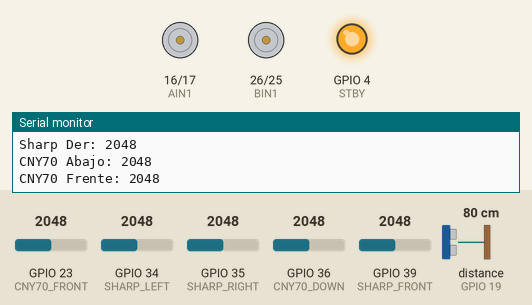
A sketch run on a simulated ESP32. On the bench: motor-driver pin pairs drawn as motors (green arrow = first pin HIGH = forward, orange = second pin HIGH = backward, longer = more drive, scaled by the enable pin, stopped while the standby pin is LOW), output pins drawn as LEDs (lit = HIGH), the last lines printed to the serial monitor. Wiring (inferred from the names in the program): ultrasonic range finder: trigger GPIO 21; echo GPIO 19. Inputs (shaded band) come from the test bench; at power-on: GPIO 23 (CNY70_FRONT) = 2048, distance to the obstacle (sensor on GPIO 19) 80 cm, GPIO 36 (CNY70_DOWN) = 2048, GPIO 34 (SHARP_LEFT) = 2048, GPIO 35 (SHARP_RIGHT) = 2048, GPIO 39 (SHARP_FRONT) = 2048. The echo pulse lasts 58.3 µs per cm; pins used as bus, display or sensor lines are not drawn.

Above: at 1.4 s.
1.5 s: GPIO 23 (CNY70_FRONT) set to 1933
At 2.8 s:
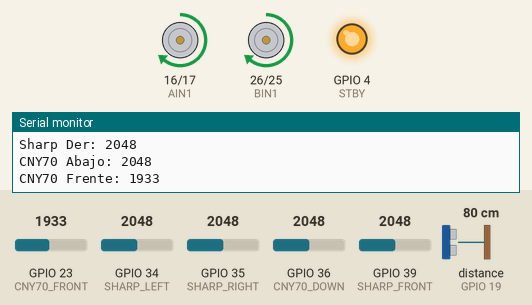
3.4 s: distance to the obstacle (sensor on GPIO 19) set to 17 cm
4.9 s: distance to the obstacle (sensor on GPIO 19) set to 13 cm
At 6.1 s:
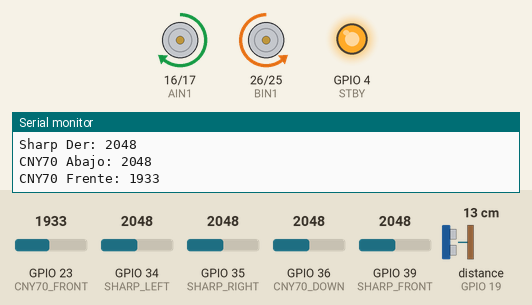
8.3 s: distance to the obstacle (sensor on GPIO 19) set to 18 cm
At 8.9 s:
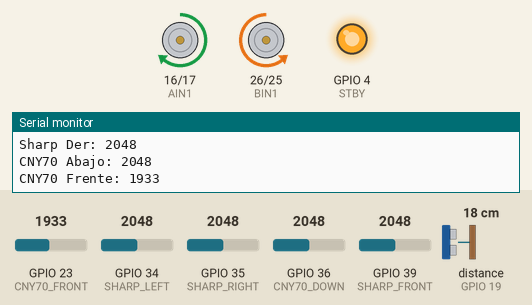
10.5 s: GPIO 36 (CNY70_DOWN) set to 1532
12.0 s: GPIO 36 (CNY70_DOWN) set to 1474
At 13.2 s:
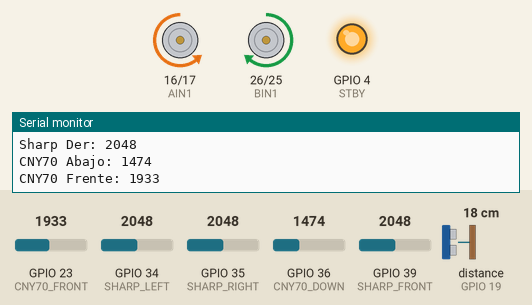
Timing chart, 0 to 16.4 s (numbered marks = the images above; inputs shaded):
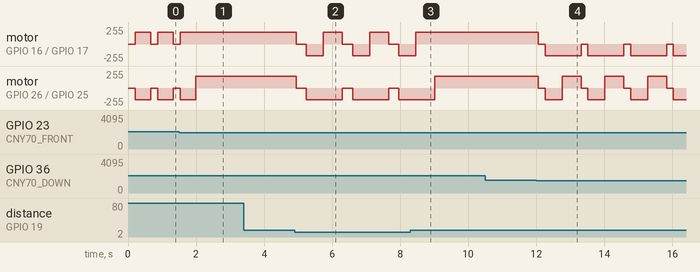

The sketch:

codigo.ino
```cpp
/*************************************************
   ROBOT ESP32 + TB6612 + HC-SR04 + CNY70 + SHARP
*************************************************/

// ========= TB6612 =========

// Motor A
#define PWMA 18
#define AIN1 16
#define AIN2 17

// Motor B
#define PWMB 5
#define BIN1 26
#define BIN2 25

// Standby
#define STBY 4


// ========= HC-SR04 =========

#define TRIG_PIN 21
#define ECHO_PIN 19


// ========= SENSORES SHARP =========

// Frente
#define SHARP_FRONT 39

// Izquierda
#define SHARP_LEFT 34

// Derecha
#define SHARP_RIGHT 35


// ========= SENSORES CNY70 =========

// Abajo
#define CNY70_DOWN 36

// Frente
#define CNY70_FRONT 23


// ========= PWM =========

#define PWM_FREQ 1000
#define PWM_RESOLUTION 8

#define CHANNEL_A 0
#define CHANNEL_B 1


// =====================================================
// SETUP
// =====================================================

void setup() {

  Serial.begin(115200);

  // ===== TB6612 =====
  pinMode(AIN1, OUTPUT);
  pinMode(AIN2, OUTPUT);

  pinMode(BIN1, OUTPUT);
  pinMode(BIN2, OUTPUT);

  pinMode(STBY, OUTPUT);

  digitalWrite(STBY, HIGH);

  // PWM
  ledcSetup(CHANNEL_A, PWM_FREQ, PWM_RESOLUTION);
  ledcAttachPin(PWMA, CHANNEL_A);

  ledcSetup(CHANNEL_B, PWM_FREQ, PWM_RESOLUTION);
  ledcAttachPin(PWMB, CHANNEL_B);

  // ===== HC-SR04 =====
  pinMode(TRIG_PIN, OUTPUT);
  pinMode(ECHO_PIN, INPUT);

  // ===== Sensores =====
  pinMode(CNY70_DOWN, INPUT);
  pinMode(CNY70_FRONT, INPUT);

  pinMode(SHARP_FRONT, INPUT);
  pinMode(SHARP_LEFT, INPUT);
  pinMode(SHARP_RIGHT, INPUT);

  Serial.println("Sistema iniciado");
}


// =====================================================
// LOOP
// =====================================================

void loop() {

  long distancia = medirDistancia();

  int sharpFront = analogRead(SHARP_FRONT);
  int sharpLeft  = analogRead(SHARP_LEFT);
  int sharpRight = analogRead(SHARP_RIGHT);

  int cnyDown  = analogRead(CNY70_DOWN);
  int cnyFront = analogRead(CNY70_FRONT);

  // ===== Mostrar datos =====
  Serial.println("==========");

  Serial.print("Ultrasonico: ");
  Serial.print(distancia);
  Serial.println(" cm");

  Serial.print("Sharp Frente: ");
  Serial.println(sharpFront);

  Serial.print("Sharp Izq: ");
  Serial.println(sharpLeft);

  Serial.print("Sharp Der: ");
  Serial.println(sharpRight);

  Serial.print("CNY70 Abajo: ");
  Serial.println(cnyDown);

  Serial.print("CNY70 Frente: ");
  Serial.println(cnyFront);


  // =================================================
  // LOGICA DEL ROBOT
  // =================================================

  // Si detecta obstáculo cerca
  if (distancia < 15 && distancia > 0) {

    detenerMotores();
    delay(300);

    retroceder(180);
    delay(500);

    girarDerecha(180);
    delay(500);
  }

  // Si el CNY70 de abajo detecta borde
  else if (cnyDown < 1500) {

    detenerMotores();
    delay(200);

    retroceder(180);
    delay(500);

    girarIzquierda(180);
    delay(500);
  }

  // Si sensor frontal detecta algo
  else if (sharpFront > 2500 || cnyFront > 2000) {

    detenerMotores();
    delay(200);

    girarDerecha(180);
    delay(400);
  }

  // Movimiento normal
  else {

    avanzar(180);
  }

  delay(50);
}


// =====================================================
// FUNCIONES MOTORES
// =====================================================

void avanzar(int velocidad) {

  digitalWrite(AIN1, HIGH);
  digitalWrite(AIN2, LOW);

  digitalWrite(BIN1, HIGH);
  digitalWrite(BIN2, LOW);

  ledcWrite(CHANNEL_A, velocidad);
  ledcWrite(CHANNEL_B, velocidad);
}

void retroceder(int velocidad) {

  digitalWrite(AIN1, LOW);
  digitalWrite(AIN2, HIGH);

  digitalWrite(BIN1, LOW);
  digitalWrite(BIN2, HIGH);

  ledcWrite(CHANNEL_A, velocidad);
  ledcWrite(CHANNEL_B, velocidad);
}

void girarDerecha(int velocidad) {

  digitalWrite(AIN1, HIGH);
  digitalWrite(AIN2, LOW);

  digitalWrite(BIN1, LOW);
  digitalWrite(BIN2, HIGH);

  ledcWrite(CHANNEL_A, velocidad);
  ledcWrite(CHANNEL_B, velocidad);
}

void girarIzquierda(int velocidad) {

  digitalWrite(AIN1, LOW);
  digitalWrite(AIN2, HIGH);

  digitalWrite(BIN1, HIGH);
  digitalWrite(BIN2, LOW);

  ledcWrite(CHANNEL_A, velocidad);
  ledcWrite(CHANNEL_B, velocidad);
}

void detenerMotores() {

  ledcWrite(CHANNEL_A, 0);
  ledcWrite(CHANNEL_B, 0);
}


// =====================================================
// HC-SR04
// =====================================================

long medirDistancia() {

  digitalWrite(TRIG_PIN, LOW);
  delayMicroseconds(5);

  digitalWrite(TRIG_PIN, HIGH);
  delayMicroseconds(10);

  digitalWrite(TRIG_PIN, LOW);

  long duracion = pulseIn(ECHO_PIN, HIGH, 30000);

  long distancia = duracion * 0.034 / 2;

  return distancia;
}
```

Measured:
- the behaviour switches between 2001 and 2000 on GPIO 23 (CNY70_FRONT) (found by bisection; images 0 and 1)
- the behaviour switches between 16 and 15 cm on distance to the obstacle (sensor on GPIO 19) (found by bisection; images 1 and 2)
- the behaviour switches between 1500 and 1499 on GPIO 36 (CNY70_DOWN) (found by bisection; images 3 and 4)
- after the input at 1.5 s, motor on GPIO 16 (AIN1) / GPIO 17 (AIN2): goes on until 1.5 s, then stays forward 179/255
- after the input at 4.9 s, motor on GPIO 16 (AIN1) / GPIO 17 (AIN2): forward 179/255 → stopped at once, then repeats every 1.4 s: backward 179/255 0.50 s, forward 179/255 0.56 s, stopped 0.30 s; motor on GPIO 26 (BIN1) / GPIO 25 (BIN2): alternates backward 179/255 for 1.1 s and stopped for 0.30 s, starting at once
- after the input at 8.3 s, motor on GPIO 16 (AIN1) / GPIO 17 (AIN2): goes on until 8.5 s, then stays forward 179/255
- after the input at 12.0 s, motor on GPIO 16 (AIN1) / GPIO 17 (AIN2): alternates backward 179/255 for 1.1 s and stopped for 0.20 s, starting after 0.06 s; motor on GPIO 26 (BIN1) / GPIO 25 (BIN2): forward 179/255 → stopped after 0.06 s, then repeats every 1.3 s: backward 179/255 0.50 s, forward 179/255 0.56 s, stopped 0.20 s
- by itself, motor on GPIO 16 (AIN1) / GPIO 17 (AIN2): alternates forward 179/255 for 0.46 s and stopped for 0.20 s
